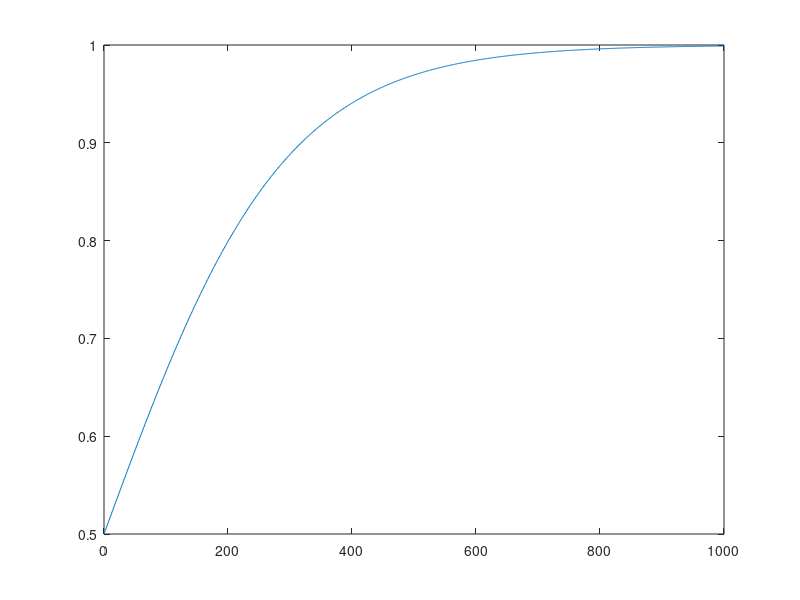

MATLAB code to generate this figure: (Note: this script raises an error after producing the figure.)

x =[];
y=[];
z=[];

ts = 1000;
theta = 99.9;
k = log(theta) - log(100 - theta);

for i=1:1000
    x =[x i];

    yn = exp((i*k)/(ts))/(1+(exp((i*k)/(ts) )));
    %yn = exp(i/(ts*k))/(1+(exp(i/(ts*k) )));
    zn = 1/(100-(exp(-i/100 )));
    y = [y yn];
    z = [z zn];
end

plot(y)
%plot(z)

%x =[];
%y=[];
%z=[];

%for i=1:300
%    x =[x i];
%    yn= round(50*exp((i-45)/20 )/(100+(exp((i-45)/20 ))))
    %yn = round(50*exp(i/100 )/(100+(exp(i/100 ))));
%    zn = 1/(exp((i)/30));

%    y = [y yn];
%    z = [z zn];
%end

%plot([y; z*50]')


%simulation.lastSimTest.robotLists(1).CISL.lalliance.s_tau.Get([10 1])


%system('RunTrial.exe'); %run executable with content of fname as inputs

%clc
clear all
%'SimulationsPending'
%'ShutdownPending'
comps = [0:23 ]; %50:51
%comps = [50:51 ]; %
%comps = 15; 

s = SimulationManager();

%comps = s.AgentId();
%s.SetProperty(comps ,'SimulationsPending',1);
%s.SetProperty(comps ,'ShutdownPending',0);
%s.SetProperty(comps ,'RunningSimulation',0);
%s.SetStatus(comps ,'!!!');
%s.SetProperty([1] ,'SimulationsPending',1);

%s.SetProperty(s.AgentId(),'SimulationsPending',1);
%s.SetProperty(s.AgentId(),'ShutdownPending',0);XS
%s.SetProperty(s.AgentId(),'RunningSimulation',0);

        % SetProperty(this,agentIds,propertyLabel,value)
        %function [property] = GetProperty(this,agentIds,propertyLabel)
%s.SetProperty([10],'SimulationsPending',1);
%s.SetProperty([10],'RunningSimulation',0);

%[properties,messages] = s.GetProperties(comps);
%properties
%messages


%comps = find(1-properties(:,3)) -1

%s.SetProperty(comps ,'SimulationsPending',0);
%s.SetProperty(comps ,'ShutdownPending',0);
%s.SetProperty(comps ,'RunningSimulation',0);
%[properties,messages] = s.GetProperties(comps);
%properties






